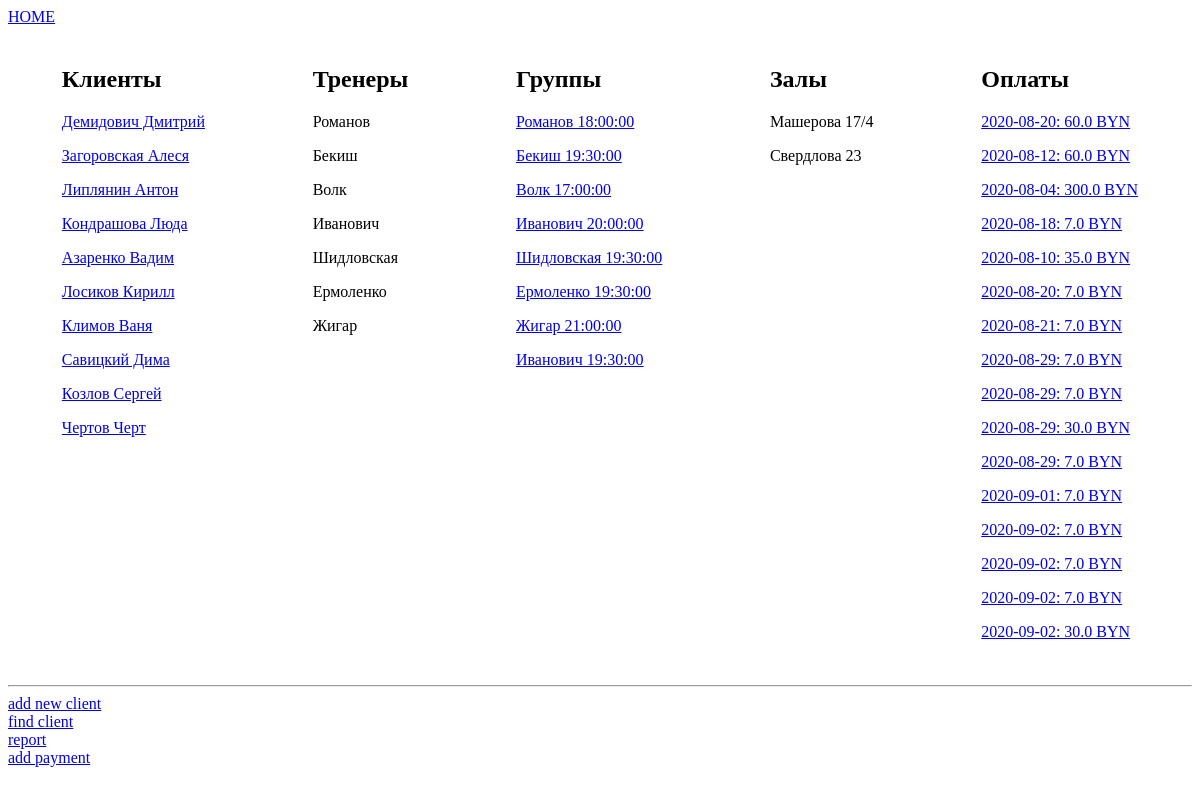
Before: / with the older database file.
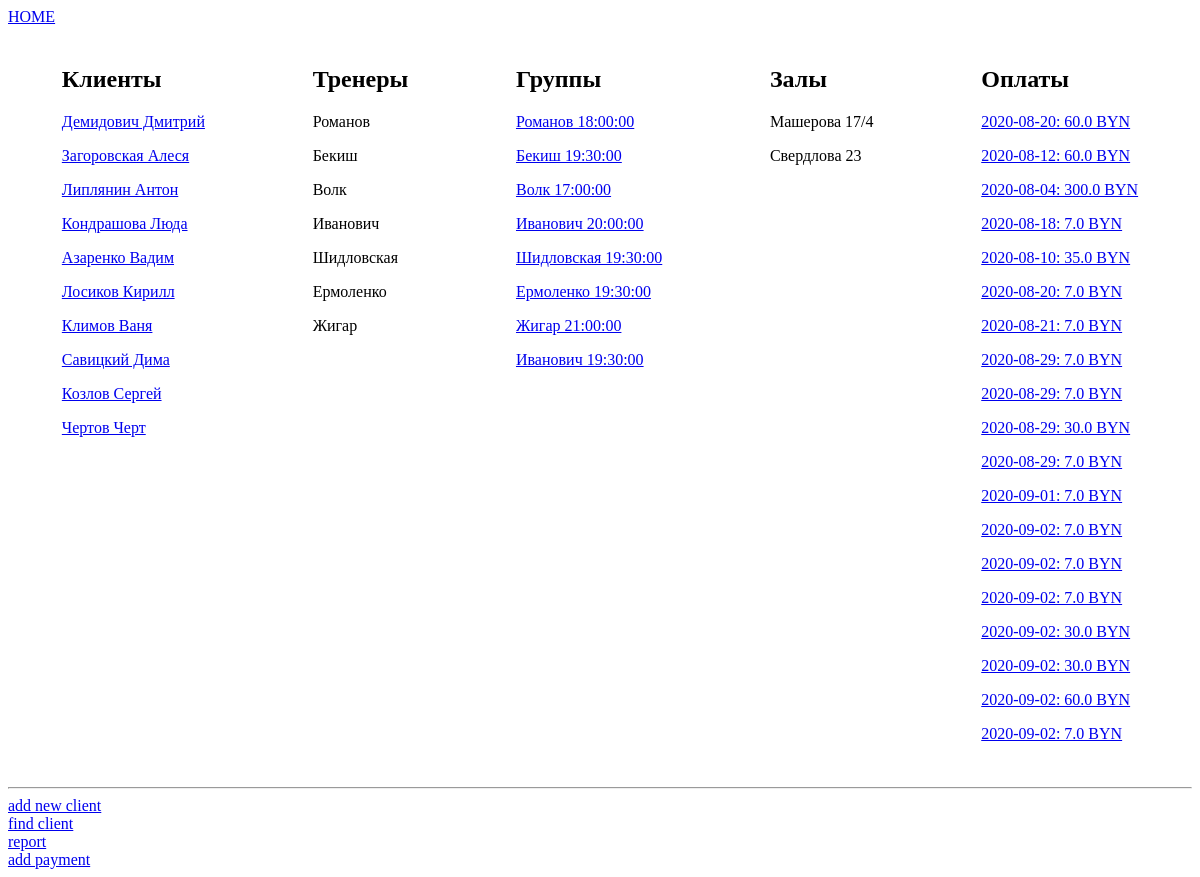
After: the same page with the newer database file.
### billing/models.py (models this page shows, shortened)
class Client(models.Model):
    member_card = models.CharField(verbose_name='Членская карта', max_length=4, blank=True, null=True)
    name = models.CharField(verbose_name='ФИО', max_length=50, blank=True, null=True)
    tel_number = models.CharField(verbose_name='Номер телефона', max_length=20, blank=True, null=True)
    info = models.TextField(verbose_name='Дополнительная информация', null=True, blank=True)
    training_type_choices = [
        ('I', 'Индивидуал'),
        ('G', 'В группе'),
        ('B', 'Смешанный'),
    ]
    cl_type = models.CharField(verbose_name='Тип клиента', max_length=1, choices=training_type_choices, default='G')
    treners = models.ManyToManyField(Trener, verbose_name='Тренер', blank=True)
    groups = models.ManyToManyField(Group, verbose_name='Группа', blank=True)
    def __str__(self):
        return self.name
    class Meta:
        verbose_name = 'Клиент'
        verbose_name_plural = 'Клиенты'

class Trener(models.Model):
    name = models.CharField(max_length=50, verbose_name = 'Имя')
    tel_number = models.CharField(max_length=20, verbose_name = 'Номер телефона')
    info = models.TextField(blank=True, null=False, verbose_name = 'Дополнительная информация')
    class Meta:
        verbose_name = 'Тренер'
        verbose_name_plural = 'Тренеры'
    def __str__(self):
        return self.name.split(' ')[0]

class Group(models.Model):
    gr_type_choices = [
        ('A', 'Взрослая'),
        ('C', 'Детская')
    ]
    sport_type_choices = [
        ('B', 'Классический бокс'),
        ('T', 'Тайский бокс'),
        ('W', 'Женская группа'),
        ('M', 'ММА')
    ]
    gr_type = models.CharField(verbose_name='Возраст', max_length=1, choices=gr_type_choices, default='A')
    sport_type = models.CharField(verbose_name='Тип', max_length=1, choices = sport_type_choices, default='T')
    time = models.TimeField(verbose_name='Время')
    trener = models.ForeignKey('Trener', verbose_name='Тренер', on_delete=models.PROTECT, null=True, blank=True)
    address = models.ForeignKey('Address', verbose_name='Зал', on_delete=models.PROTECT, null=True, blank=True)
    class Meta:
        verbose_name = 'Группа'
        verbose_name_plural = 'Группы'
    def __str__(self):
        name = self.trener.name.split()[0]
        return ' '.join([name, str(self.time)])

class Address(models.Model):
    address_choices = [
        ('Машерова 17/4', 'Машерова 17/4'),
        ('Свердлова 23', 'Свердлова 23')
    ]
    address = models.CharField(max_length=20, choices = address_choices)
    tel_number = models.CharField(max_length = 20)
    class Meta:
        verbose_name = 'Адрес'
        verbose_name_plural = 'Адреса'
    def __str__(self):
        return self.address

class Payment(models.Model):
    client = models.ForeignKey(Client, on_delete=models.PROTECT, verbose_name='Плательщик')
    payment_to_choices = [
        ('G', 'В группу'),
        ('I', 'Индивидуально')
    ]
    payment_type_choices = [
        ('O', 'Разовый платеж'),
        ('M', 'Месячный взнос')
    ]
    payment_to = models.CharField(max_length=1, choices=payment_to_choices, default='G', verbose_name='Направление оплаты')
    payment_type = models.CharField(max_length=1, choices=payment_type_choices, default='M', verbose_name='Тип оплаты')
    trener = models.ForeignKey(Trener, on_delete=models.PROTECT, verbose_name='Тренер', blank=True, null=True)
    group = models.ForeignKey(Group, on_delete=models.PROTECT, verbose_name='Группа', blank=True, null=True)
    date = models.DateField(verbose_name='Дата оплаты', default=timezone.now)
    amount = models.FloatField(verbose_name='Сумма', default=60)
    trener_part = models.FloatField(verbose_name='Тренеру', default=0)
    def __str__(self):
        return f'{self.date}: {self.amount} BYN'
    class Meta:
        verbose_name = 'Оплата'
        verbose_name_plural = 'Оплаты'

### billing/views.py (the view)
# urls.py: path('', views.index, name='index'),
def index(request):
    clinets = Client.objects.all()
    treners = Trener.objects.all()
    addresses = Address.objects.all()
    groups = Group.objects.all()
    payments = Payment.objects.all()
    return render(request, 'billing/index.html', {
        'clients': clinets,
        'treners': treners,
        'addresses': addresses,
        'groups': groups,
        'payments':payments,
    })

### ChinukMaster/templates/billing/index.html (shortened to what this page needs)
{% extends 'billing/base.html' %}
{% block content %}
<div class="container info-list">
    <div class="div-clients content">
        <h2>Клиенты</h2>
        {% for client in clients %}
            <a href="{% url 'detail_client' client.id %}"><p>{{client}}</p></a>
        {% endfor %}
    </div>
    <div class="div-treners content">
        <h2>Тренеры</h2>
        {% for trener in treners %}
            <p>{{trener}}</p>
        {% endfor %}
    </div>
    <div class="div-groups content">
        <h2>Группы</h2>
        {% for group in groups %}
            <a href="{% url 'detail_group' group.id %}"><p>{{group}}</p></a>
        {% endfor %}
    </div>
    <div class="div-addresses content">
        <h2>Залы</h2>
        {% for address in addresses %}
            <p>{{address}}</p>
        {% endfor %}
    </div>
    <div class="div-payments content">
        <h2>Оплаты</h2>
        {% for payment in payments %}
            <a href="{% url 'detail_payment' payment.id %}"><p>{{payment}}</p></a>
        {% endfor %}
    </div>
</div>
<hr>
<div class="actions">
    <div><a href="{% url 'new_client' %}" class="add_new_client">add new client</a></div>
    <div><a href="{% url 'find_client' %}">find client</a></div>
    <div><a href="{% url 'get_report' %}">report</a></div>
    <div><a href="{% url 'add_payment' %}">add payment</a></div>
</div>
{% endblock %}

Changed rows visible on the page:
added Payment: date+amount "2020-09-02: 30.0 BYN"
added Payment: date+amount "2020-09-02: 60.0 BYN"
added Payment: date+amount "2020-09-02: 7.0 BYN"
